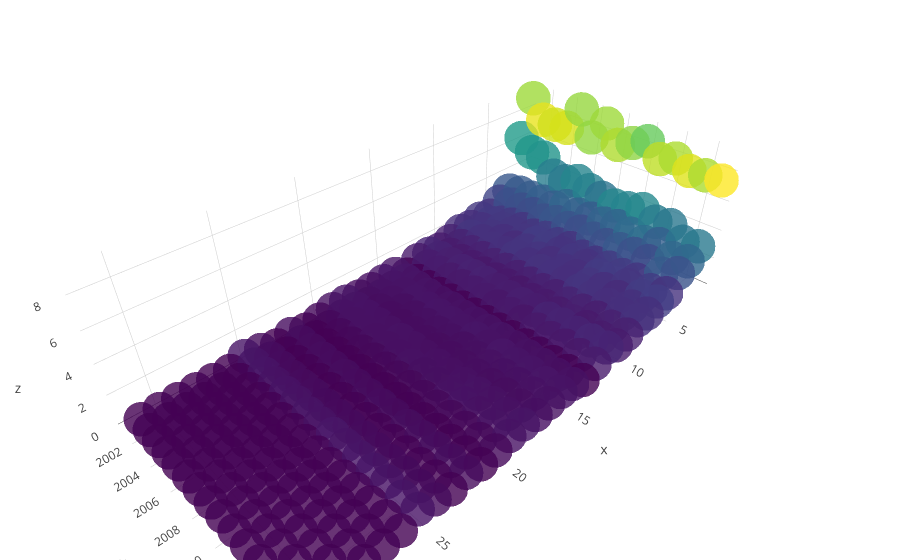
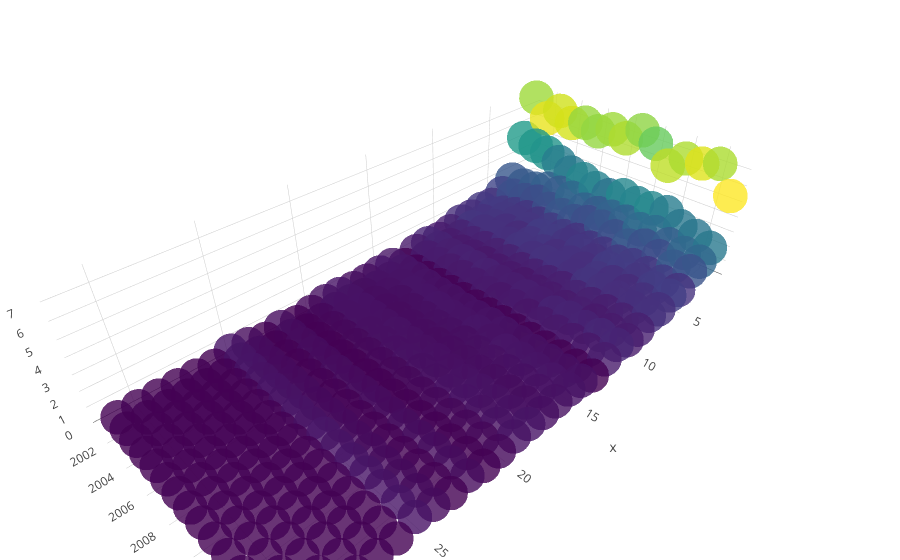
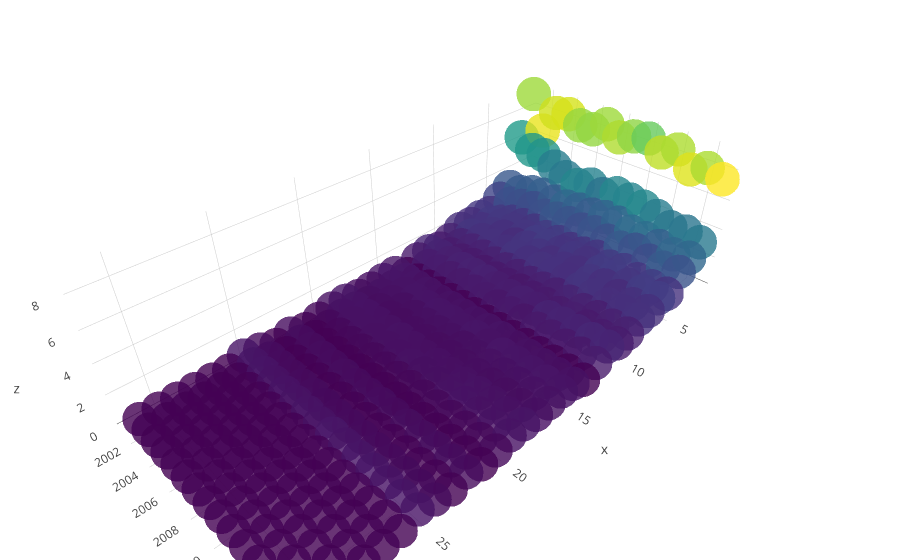
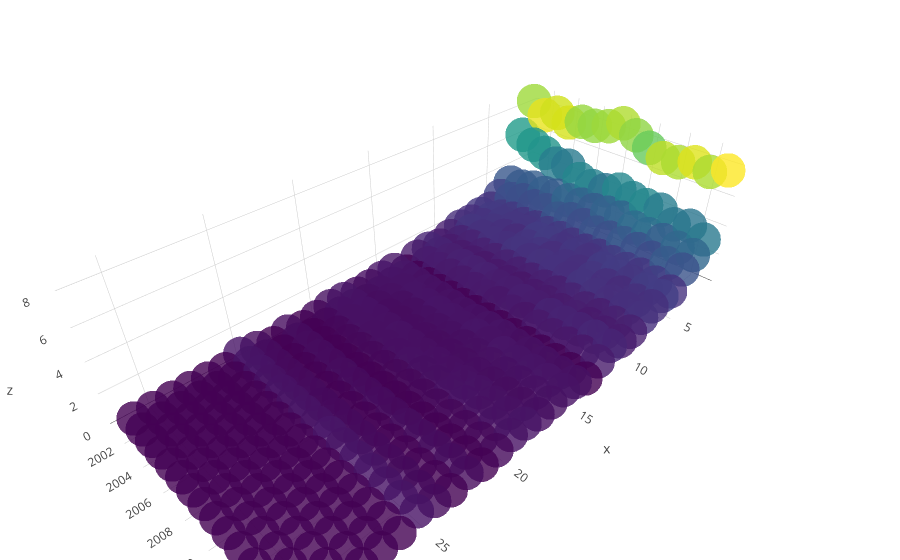

The notebook cell saved with these charts, in order:
### Code cell
for i in range(0,12):    
    Xsplit = np.split(X_List[i] ,2 , axis =1)
    a = np.reshape(Xsplit[0] , (Xsplit[0].shape[0],))
    b = np.reshape(Xsplit[1] , (Xsplit[1].shape[0],))
    trace1 = go.Scatter3d(
        x=a,
        y=b,
        z=y_List[i],
        mode='markers',
        marker=dict(
            size=12,
            color=y,                # set color to an array/list of desired values
            colorscale='Viridis',   # choose a colorscale
            opacity=0.8
        )
    )

    data = [trace1]
    layout = go.Layout(
        margin=dict(
            l=0,
            r=0,
            b=0,
            t=0
        )
    )
    fig = go.Figure(data=data, layout=layout)
    #plotly.offline.plot(fig , filename=monthName[i])
    iplot(fig)

### Figure 1 — Plotly figure (JSON) as saved in the notebook; plotly's stock layout.template omitted (floating-point values rounded to 4 significant figures; data arrays with more than 128 entries replaced by an {"elided": "..."} marker saying what was removed)
{"data": [{"marker": {"color": {"elided": "465 float values"}, "colorscale": "Viridis", "opacity": 0.8, "size": 12}, "mode": "markers", "type": "scatter3d", "uid": "1c04a490-d0ed-11e5-b34d-78dd08d0eb6b", "x": {"elided": "465 int values"}, "y": {"elided": "465 int values"}, "z": {"elided": "465 float values"}}], "layout": {"margin": {"b": 0, "l": 0, "r": 0, "t": 0}}}

### Figure 2 — Plotly figure (JSON) as saved in the notebook; plotly's stock layout.template omitted (floating-point values rounded to 4 significant figures; data arrays with more than 128 entries replaced by an {"elided": "..."} marker saying what was removed)
{"data": [{"marker": {"color": {"elided": "465 float values"}, "colorscale": "Viridis", "opacity": 0.8, "size": 12}, "mode": "markers", "type": "scatter3d", "uid": "1c04a491-d0ed-11e5-b34d-78dd08d0eb6b", "x": {"elided": "465 int values"}, "y": {"elided": "465 int values"}, "z": {"elided": "465 float values"}}], "layout": {"margin": {"b": 0, "l": 0, "r": 0, "t": 0}}}

### Figure 3 — Plotly figure (JSON) as saved in the notebook; plotly's stock layout.template omitted (floating-point values rounded to 4 significant figures; data arrays with more than 128 entries replaced by an {"elided": "..."} marker saying what was removed)
{"data": [{"marker": {"color": {"elided": "465 float values"}, "colorscale": "Viridis", "opacity": 0.8, "size": 12}, "mode": "markers", "type": "scatter3d", "uid": "1c04a492-d0ed-11e5-b34d-78dd08d0eb6b", "x": {"elided": "465 int values"}, "y": {"elided": "465 int values"}, "z": {"elided": "465 float values"}}], "layout": {"margin": {"b": 0, "l": 0, "r": 0, "t": 0}}}

### Figure 4 — Plotly figure (JSON) as saved in the notebook; plotly's stock layout.template omitted (floating-point values rounded to 4 significant figures; data arrays with more than 128 entries replaced by an {"elided": "..."} marker saying what was removed)
{"data": [{"marker": {"color": {"elided": "465 float values"}, "colorscale": "Viridis", "opacity": 0.8, "size": 12}, "mode": "markers", "type": "scatter3d", "uid": "1c04a493-d0ed-11e5-b34d-78dd08d0eb6b", "x": {"elided": "465 int values"}, "y": {"elided": "465 int values"}, "z": {"elided": "465 float values"}}], "layout": {"margin": {"b": 0, "l": 0, "r": 0, "t": 0}}}
